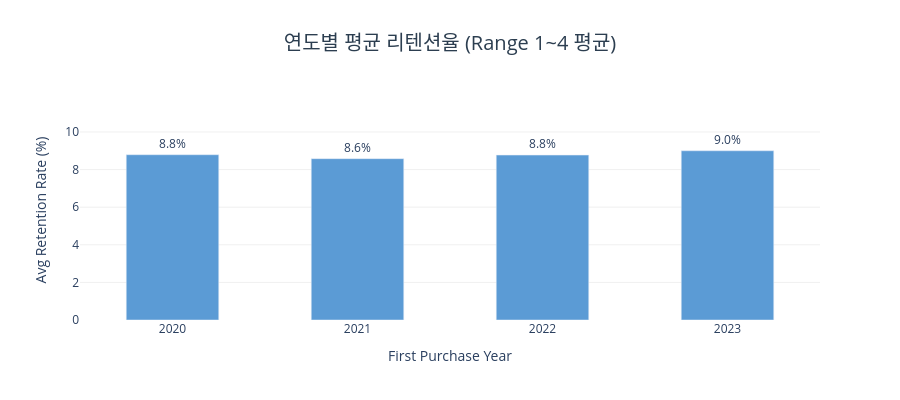

Source (notebook cell):
### Code cell
avg_retention = (
    yearly_retention_df[yearly_retention_df['range'] != 'Range0']
    .groupby('cohort_year')['retention_rate']
    .mean()
    .reset_index()
    .rename(columns={'retention_rate': 'avg_retention'})
)
avg_retention['avg_retention'] = avg_retention['avg_retention'].round(2)

fig = go.Figure(go.Bar(
    x=avg_retention['cohort_year'],
    y=avg_retention['avg_retention'],
    text=[f'{v:.1f}%' for v in avg_retention['avg_retention']],
    textposition='outside',
    marker_color='#5B9BD5',
    width=0.5
))

fig.update_layout(
    title=dict(
        text='연도별 평균 리텐션율 (Range 1~4 평균)',
        x=0.5,
        xanchor='center',
        font=dict(size=20, color='#2c3e50')
    ),
    xaxis_title='First Purchase Year',
    yaxis_title='Avg Retention Rate (%)',
    plot_bgcolor='white',
    yaxis=dict(
        gridcolor='#f0f0f0',
        range=[0, avg_retention['avg_retention'].max() * 1.3]
    ),
    height=400
)

fig.show()

### Figure 1 — Plotly figure (JSON) as saved in the notebook; plotly's stock layout.template omitted (floating-point values rounded to 4 significant figures)
{"data": [{"marker": {"color": "#5B9BD5"}, "text": ["8.8%", "8.6%", "8.8%", "9.0%"], "textposition": "outside", "type": "bar", "width": 0.5, "x": ["2020", "2021", "2022", "2023"], "y": [8.79, 8.58, 8.77, 9.0]}], "layout": {"height": 400, "plot_bgcolor": "white", "title": {"font": {"color": "#2c3e50", "size": 20}, "text": "연도별 평균 리텐션율 (Range 1~4 평균)", "x": 0.5, "xanchor": "center"}, "xaxis": {"title": {"text": "First Purchase Year"}}, "yaxis": {"gridcolor": "#f0f0f0", "range": [0, 11.7], "title": {"text": "Avg Retention Rate (%)"}}}}
